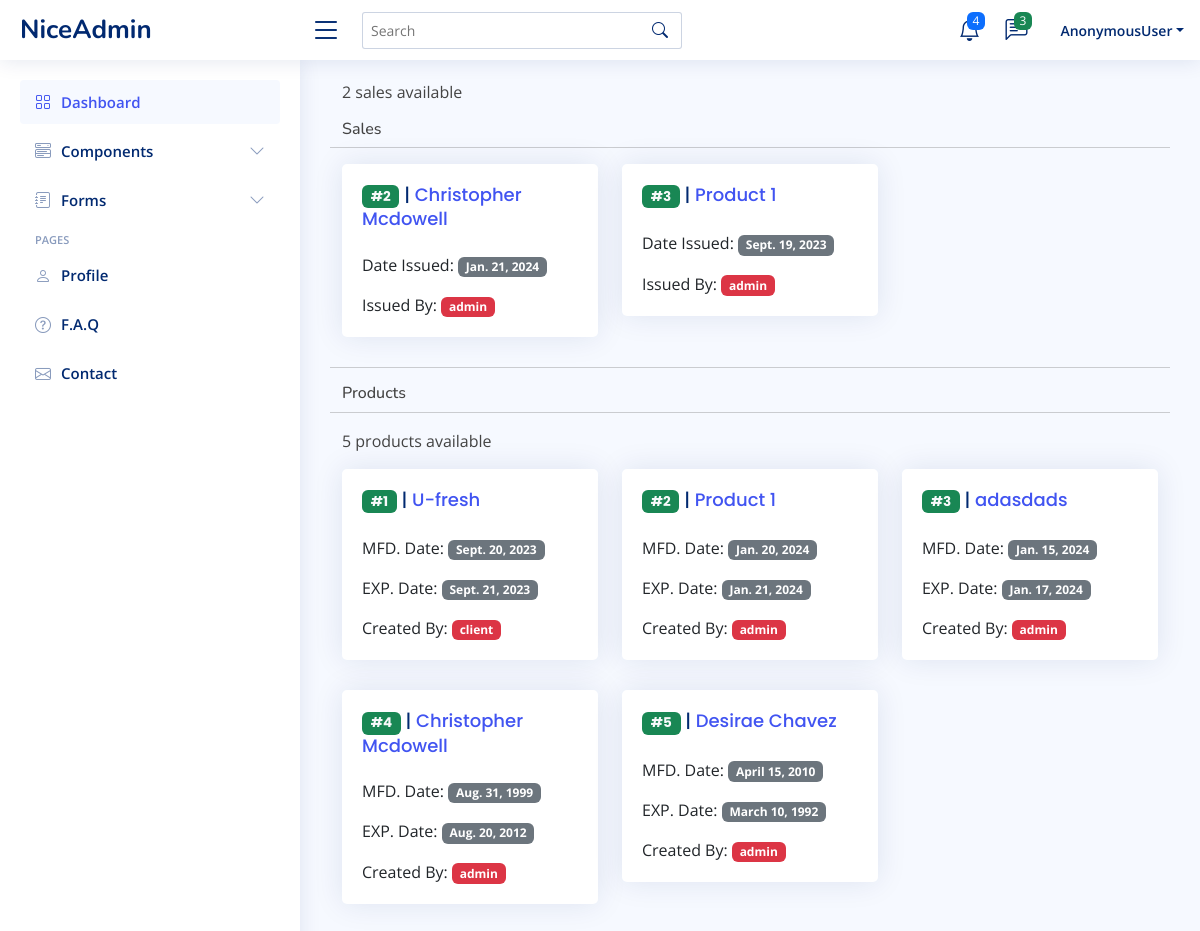
The app's page /store/search/, older data.
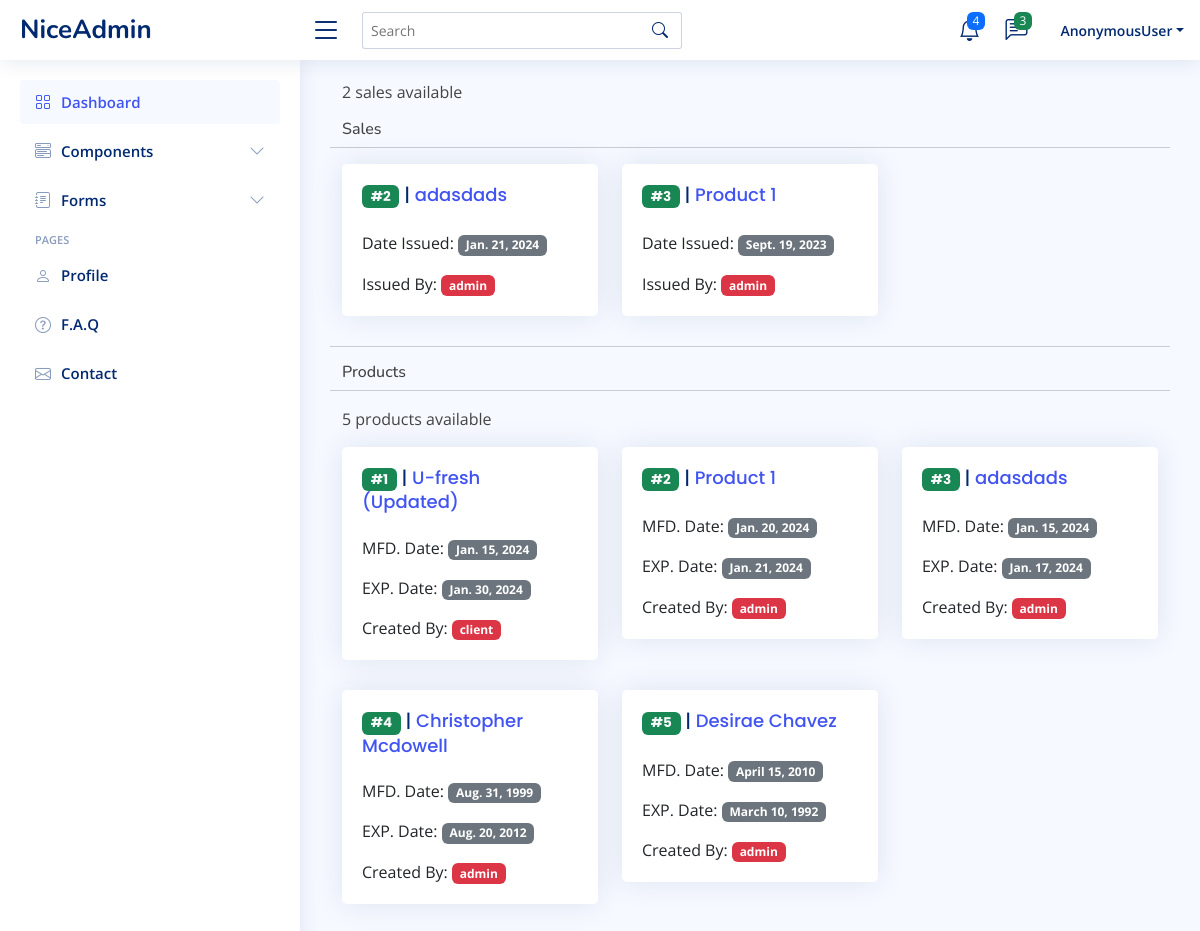
The same page, newer data.
### store/models.py (models this page shows, shortened)
class Sale(models.Model):
    customer_name = models.CharField(max_length=2000, null=True)
    product = models.ForeignKey(Product, on_delete=models.SET_NULL, null=True)
    quantity = models.PositiveIntegerField(null=True)
    phone = models.CharField(max_length=20, null=True)
    address = models.TextField(null=True)
    issued_by = models.ForeignKey(User, on_delete=models.CASCADE, null=True)
    date_issued = models.DateTimeField(auto_now_add=True)

class Product(models.Model):
    name = models.CharField(max_length=100, null=True)
    description = models.TextField(null=True)
    category = models.ManyToManyField('Category', related_name='category')
    price = models.DecimalField(decimal_places=2, max_digits=90000,null=True)
    quantity = models.IntegerField(null=True)
    manufacturing_date = models.DateTimeField(null=True)
    expiry_date = models.DateTimeField(null=True)
    status = models.CharField(max_length=200)
    created_by = models.ForeignKey(User, on_delete=models.CASCADE, null=True)
    def __str__(self):
        return f"{self.name}"

### store/views.py (the view)
# urls.py: path('search/', views.search_func, name='search_func'),
def search_func(request):
    query = request.GET.get('query') if request.GET.get('query') != None else ''
    sales = Sale.objects.filter(
        Q(product__name__icontains=query) |
        Q(address__icontains=query) |
        Q(issued_by__username__icontains=query)
    )
    products = Product.objects.filter(
        Q(name__icontains=query) |
        Q(created_by__username__icontains=query)
    )
    sales_count = sales.count()
    products_count = products.count()
    context = {
        'sales':sales,
        'products':products,
        'sales_count':sales_count,
        'products_count':products_count,
        'query':query,
    }
    return render(request, 'store/search.html', context)

### templates/store/search.html (shortened to what this page needs)
{% extends "base/base.html" %}
{% block content %}
{% include "base/main_nav.html" %}
{% include "base/side_nav.html" %}
<div class="main" id="main">
    <div class="search-mt container">
        <div class="row">
            <p>{{sales_count}} sale{{sales_count|pluralize}} available</p>
            {% if sales or products%}
                    <h6>Sales</h6>
                    <hr>
                    {% for sale in sales %}
                        <div class="col-4">
                            <div class="card">
                                <div class="card-body">
                                    <h3 class="card-title">
                                        <a href="{% url "sale_detail" sale.id %}" class="badge bg-success text-light">#{{sale.id}}</a> |
                                        <a href="{% url 'product_detail' sale.product.id %}">{{sale.product}}</a>
                                    </h3>
                                    <p class="card-text">Date Issued: <span class='badge bg-secondary'>{{sale.date_issued|date}}</span></p>
                                    <p class="card-text">Issued By: <span class="badge bg-danger">{{sale.issued_by.username}}</span></p>
                                </div>
                            </div>
                        </div>
                    {% endfor %}
                    <hr>
                    <h6>Products</h6>
                    <hr>
                    <p>{{products_count}} product{{products_count|pluralize}} available</p>
                    {% for product in products %}
                        <div class="col-4">
                            <div class="card">
                                <div class="card-body">
                                    <h3 class="card-title">
                                        <a href="{% url "product_detail" product.id %}" class="badge bg-success text-light">#{{product.id}}</a> |
                                        <a href="{% url 'product_detail' product.id %}">{{product.name}}</a>
                                    </h3>
                                    <p class="card-text">MFD. Date: <span class="badge bg-secondary">{{product.manufacturing_date|date}}</span></p>
                                    <p class="card-text">EXP. Date: <span class="badge bg-secondary">{{product.expiry_date|date}}</span></p>
                                    <p class="card-text">Created By: <span class="badge bg-danger">{{product.created_by}}</span></p>
                                </div>
                            </div>
                        </div>
                    {% endfor %}
            {% else %}
                <h4 class="text-center">No seach result found for "{{query}}"</h4>
            {% endif %}
        </div>
    </div>
</div>
{% endblock  %}

Row changes from the older to the newer data that the page shows:
changed Sale id 2: product "Christopher Mcdowell" → "adasdads"
changed Product "client": name "U-fresh" → "U-fresh (Updated)"; manufacturing_date "Sept. 20, 2023" → "Jan. 15, 2024"; expiry_date "Sept. 21, 2023" → "Jan. 30, 2024"
